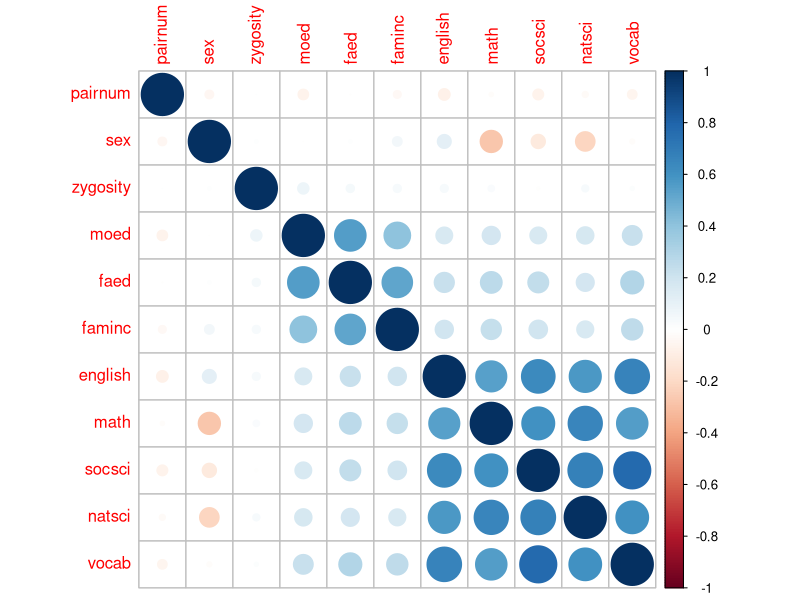

The R source for this figure: (Note: this script raises an error after producing the figure.)
#(1)
resil = read.csv('data_files//resil_data_cleaned.csv')

head(resil)

dim(resil)

# first create a logistic model to predict depression_yn from ptsd and total_traumas
logmodel_1 = glm(depression_yn ~ PTSD + total_traumas, data=resil, family=binomial(logit))
summary(logmodel_1)

# now create logistic model to predict depression_yn including TOTAL_RESILIENCY to compare to original model
logmodel_2 = glm(depression_yn ~ PTSD + total_traumas + TOTAL_RESILIENCY, data=resil, family=binomial(logit))
summary(logmodel_2)

# use stepAIC to determine if adding the total_resiliency improves the model.
library(MASS)
logistic_AIC = glm(depression_yn ~ PTSD + total_traumas + TOTAL_RESILIENCY, data=resil, family=binomial(logit))
log_step = stepAIC(logistic_AIC, direction='both')
log_step$anova


(2)
mt = read.csv('data_files//minnesota_twins.csv')
head(mt)
dim(mt)

#mycors = cor(na.omit(myvars))
mycors = cor(na.omit(mt))
#plot corr matrix
library(corrplot)
corrplot(mycors, method='circle')

# create var for determining holdout data
mt$r = rbinom(nrow(mt),1, .5)

# determine the model parameters on only those rows where r = 1
library(MASS)
model_train1 = lm(vocab ~ as.factor(sex) + as.factor(zygosity) + moed + faed + faminc, r ==1, data=mt)
step = stepAIC(model_train1, direction='both')
step$anova

# train the model with only parameters of interest on rows where r==1
model_train_final = lm(vocab ~ moed + faed + faminc, r==1, data=mt)
summary(model_train_final)

# now test on the holdout data and see how model performs
mt_holdout = subset(mt, r==0)
y = predict(model_train_final, mt_holdout)
model = lm(vocab ~ y, data=mt_holdout)
summary(model)

